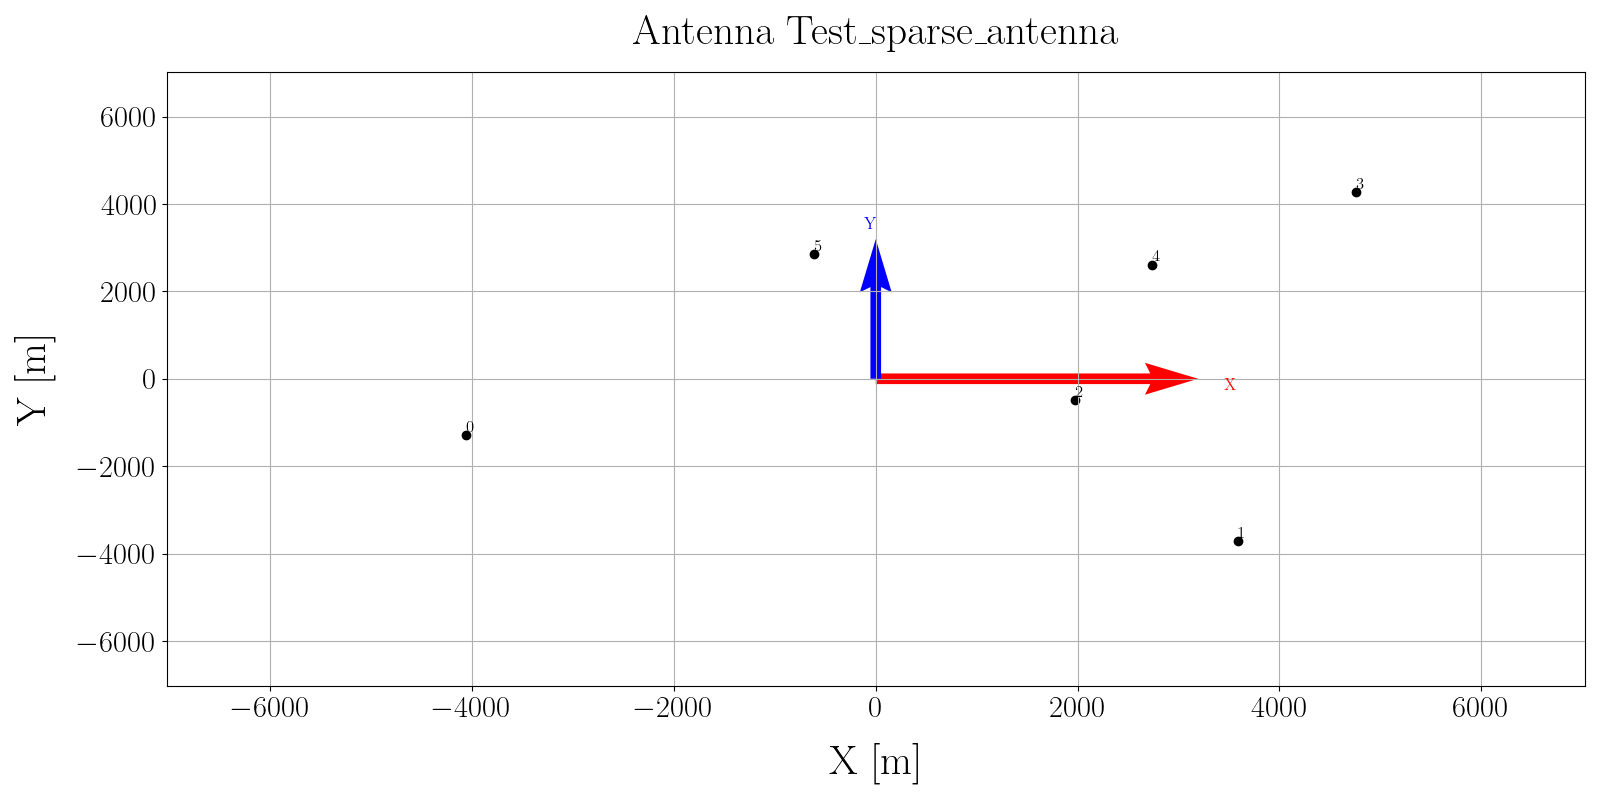

Write the Python code that produced this figure.
#!/usr/bin/env python
# -*-coding:utf-8 -*-
"""
@File    :   antenna.py
@Time    :   2025/05/06 11:40:26
@Author  :   Menetrier Baptiste
@Version :   1.0
@Contact :   baptiste.menetrier@ecole-navale.fr
@Desc    :   Class to handle antenna properties
"""

# ======================================================================================================================
# Import
# ======================================================================================================================
import numpy as np
import matplotlib.pyplot as plt


class Antenna:
    """
    Class to handle antenna properties
    """

    def __init__(self, name: str, n_elements: int):
        """
        Constructor
        :param name: Name of the antenna
        :param n_elements: Number of elements in the antenna
        """
        self.name = name
        self.n_elements = n_elements
        self.x = None
        self.y = None
        self._antenna_radius = None
        self._rcv_idx = None

    @property
    def antenna_radius(self):
        self._antenna_radius = np.max(np.sqrt(self.x**2 + self.y**2))
        return self._antenna_radius

    @antenna_radius.setter
    def antenna_radius(self, value):
        """
        Set the antenna radius
        :param value: Antenna radius
        """
        if value <= 0:
            raise ValueError("Antenna radius must be positive")
        self._antenna_radius = value

    @property
    def rcv_idx(self):
        """
        Get the receiver index
        :return: Receiver index
        """
        self._rcv_idx = np.arange(self.n_elements)
        return self._rcv_idx
    
    
    
    def plot_antenna(self):
        """
        Plot the antenna
        """

        plt.figure()
        # Add arrows to indicate the reference frame
        alpha = 0.5
        plt.quiver(
            0,
            0,
            self.antenna_radius * alpha,
            0,
            angles="xy",
            scale_units="xy",
            scale=1,
            color="r",
            label="X",
        )
        plt.quiver(
            0,
            0,
            0,
            self.antenna_radius * alpha,
            angles="xy",
            scale_units="xy",
            scale=1,
            color="b",
            label="Y",
        )
        # Add anotation to the arrows
        plt.text(
            self.antenna_radius * alpha * 1.1,
            0,
            "X",
            fontsize=12,
            color="r",
            ha="center",
            va="top",
        )
        plt.text(
            0,
            self.antenna_radius * alpha * 1.1,
            "Y",
            fontsize=12,
            color="b",
            ha="right",
            va="center",
        )

        # Add origin
        # plt.scatter(0, 0, color="k", marker="o")

        # Add the antenna elements
        plt.scatter(self.x, self.y, color="k", marker="o")
        # Add receivers ids
        for i in range(self.n_elements):
            plt.text(
                self.x[i],
                self.y[i],
                str(i),
                fontsize=12,
                color="k",
                ha="left",
                va="bottom",
            )

        r = 1.1 * self.antenna_radius
        plt.xlim([-r, r])
        plt.ylim([-r, r])
        plt.xlabel("X [m]")
        plt.ylabel("Y [m]")
        plt.title(f"Antenna {self.name}")
        plt.grid()
        # plt.show()


class SparseAntenna(Antenna):
    """
    Sparse antenna class
    """

    def __init__(self, name: str, n_elements: int, random_radius: float, rng_seed: int = 42):
        """
        Constructor
        :param name: Name of the antenna
        :param n_elements: Number of elements in the antenna
        :param random_radius: Radius from origin to randomize the position of the elements
        """
        super().__init__(name, n_elements)

        self.rng_seed = rng_seed
        rng = np.random.default_rng(seed=rng_seed)
        self.x = rng.uniform(-random_radius, random_radius, n_elements)
        self.y = rng.uniform(-random_radius, random_radius, n_elements)

    


class LinearAntenna(Antenna):
    """
    Linear antenna class
    """

    def __init__(self, name: str, n_elements: int, spacing: float):
        """
        Constructor
        :param name: Name of the antenna
        :param n_elements: Number of elements in the antenna
        :param spacing: Spacing between the elements
        """
        super().__init__(name, n_elements)

        self.x = np.arange(n_elements) * spacing
        self.y = np.zeros(n_elements)


if __name__ == "__main__":
    nrcv = 6
    r = 5 * 1e3  # 5 km
    antenna = SparseAntenna("SparseAntenna", nrcv, r)
    print(antenna.x)
    print(antenna.y)
    antenna.plot_antenna()

    delta = 500  # 500 m
    l_antenna = LinearAntenna("LinearAntenna", nrcv, delta)
    print(l_antenna.x)
    print(l_antenna.y)
    l_antenna.plot_antenna()

    plt.show()
